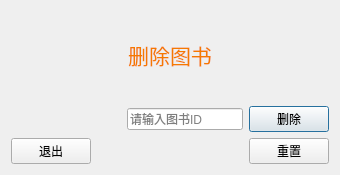
<?xml version="1.0" encoding="UTF-8"?>
<ui version="4.0">
 <class>DelBookDialog</class>
 <widget class="QDialog" name="DelBookDialog">
  <property name="geometry">
   <rect>
    <x>0</x>
    <y>0</y>
    <width>340</width>
    <height>175</height>
   </rect>
  </property>
  <property name="windowTitle">
   <string>Dialog</string>
  </property>
  <layout class="QGridLayout" name="gridLayout">
   <item row="0" column="0">
    <layout class="QVBoxLayout" name="verticalLayout">
     <item>
      <widget class="QLabel" name="label">
       <property name="text">
        <string>&lt;html&gt;&lt;head/&gt;&lt;body&gt;&lt;p align=&quot;center&quot;&gt;&lt;span style=&quot; font-size:16pt; color:#f57900;&quot;&gt;删除图书&lt;/span&gt;&lt;/p&gt;&lt;/body&gt;&lt;/html&gt;</string>
       </property>
      </widget>
     </item>
     <item>
      <layout class="QHBoxLayout" name="horizontalLayout">
       <item>
        <spacer name="horizontalSpacer">
         <property name="orientation">
          <enum>Qt::Horizontal</enum>
         </property>
         <property name="sizeHint" stdset="0">
          <size>
           <width>40</width>
           <height>20</height>
          </size>
         </property>
        </spacer>
       </item>
       <item>
        <widget class="QLineEdit" name="bookId">
         <property name="placeholderText">
          <string>请输入图书ID</string>
         </property>
        </widget>
       </item>
       <item>
        <widget class="QPushButton" name="del">
         <property name="text">
          <string>删除</string>
         </property>
         <property name="default">
          <bool>true</bool>
         </property>
        </widget>
       </item>
      </layout>
     </item>
     <item>
      <layout class="QHBoxLayout" name="horizontalLayout_2">
       <item>
        <widget class="QPushButton" name="exit">
         <property name="text">
          <string>退出</string>
         </property>
         <property name="autoDefault">
          <bool>false</bool>
         </property>
        </widget>
       </item>
       <item>
        <spacer name="horizontalSpacer_2">
         <property name="orientation">
          <enum>Qt::Horizontal</enum>
         </property>
         <property name="sizeHint" stdset="0">
          <size>
           <width>40</width>
           <height>20</height>
          </size>
         </property>
        </spacer>
       </item>
       <item>
        <widget class="QPushButton" name="reset">
         <property name="text">
          <string>重置</string>
         </property>
         <property name="autoDefault">
          <bool>false</bool>
         </property>
         <property name="default">
          <bool>false</bool>
         </property>
        </widget>
       </item>
      </layout>
     </item>
    </layout>
   </item>
  </layout>
 </widget>
 <resources/>
 <connections/>
</ui>
